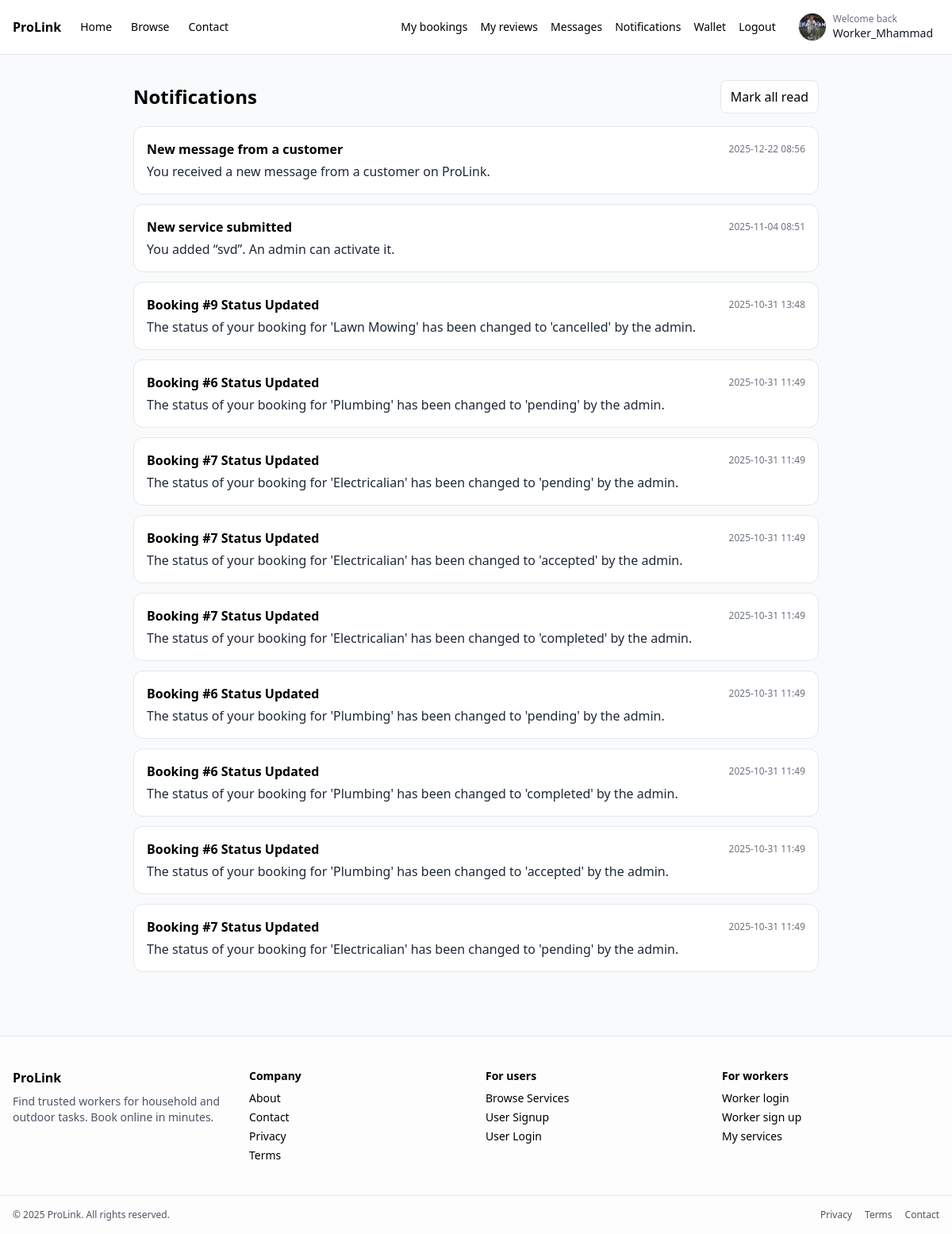
The app's page /worker/notifications.php (signed in) with its own data.
### tables this page shows
CREATE TABLE `workers` (
  `worker_id` int(11) NOT NULL,
  `full_name` varchar(100) NOT NULL,
  `email` varchar(100) NOT NULL,
  `password` varchar(255) NOT NULL,
  `phone` varchar(20) DEFAULT NULL,
  `skill_category` varchar(100) DEFAULT NULL,
  `hourly_rate` decimal(10,2) DEFAULT NULL,
  `bio` text DEFAULT NULL,
  `rating` float DEFAULT 0,
  `created_at` timestamp NOT NULL DEFAULT current_timestamp(),
  `status` enum('active','inactive') DEFAULT 'active',
  `profile_image` varchar(255) DEFAULT NULL
);

CREATE TABLE `notifications` (
  `notification_id` int(11) NOT NULL,
  `recipient_role` enum('user','worker','admin') NOT NULL,
  `recipient_id` int(11) NOT NULL,
  `title` varchar(255) NOT NULL,
  `message` text NOT NULL,
  `is_read` tinyint(1) DEFAULT 0,
  `created_at` timestamp NOT NULL DEFAULT current_timestamp()
);

### worker/notifications.php (the view, shortened to what this page needs)
<?php
$root = dirname(__DIR__);
$worker_id = (int)$_SESSION['worker_id'];
$st = $conn->prepare('
    SELECT notification_id, title, message, is_read, created_at
    FROM notifications
    WHERE recipient_role = "worker" AND recipient_id = ?
    ORDER BY created_at DESC, notification_id DESC
    LIMIT 200
');
$st->bind_param('i', $worker_id);
$st->execute();
$res = $st->get_result();
$rows = [];
while ($r = $res->fetch_assoc()) { $rows[] = $r; }
function h($s){ return htmlspecialchars($s ?? '', ENT_QUOTES, 'UTF-8'); }
?>
<!DOCTYPE html>
<html lang="en">
<head>
  <script src="https://cdn.tailwindcss.com"></script>
</head>
<body class="bg-gray-50 min-h-screen">
  <?php include $root . '/partials/navbar.php'; ?>
  <div class="max-w-4xl mx-auto px-4 py-8">
    <div class="flex items-center justify-between mb-4">
      <h1 class="text-2xl font-bold">Notifications</h1>
      <form method="post">
        <button class="px-3 py-2 border rounded-lg bg-white hover:bg-gray-50" type="submit">Mark all read</button>
      </form>
    </div>
    <?php if (empty($rows)): ?>
      <div class="bg-white border rounded-xl p-6 text-gray-600">No notifications yet.</div>
    <?php else: ?>
      <div class="space-y-3">
        <?php foreach ($rows as $n): ?>
          <div class="bg-white rounded-xl border p-4 <?= $n['is_read'] ? '' : 'border-blue-300' ?>">
            <div class="flex items-center justify-between">
              <h3 class="font-semibold"><?= h($n['title']) ?></h3>
              <div class="text-xs text-gray-500"><?= h(date('Y-m-d H:i', strtotime($n['created_at']))) ?></div>
            </div>
            <p class="text-gray-800 mt-1"><?= nl2br(h($n['message'])) ?></p>
          </div>
        <?php endforeach; ?>
      </div>
    <?php endif; ?>
  </div>
  <?php include $root . '/partials/footer.php'; ?>
</body>
</html>

### partials/navbar.php (shortened to what this page needs)
<?php
$root = dirname(__DIR__);
$baseUrl = defined('BASE_URL') ? rtrim((string)BASE_URL, '/') : '/Prolink';
if (!function_exists('initials_from_name')) {
  function initials_from_name(string $name): string {
    $name = trim(str_replace('_', ' ', $name));
    $parts = preg_split('/\s+/', $name);
    $ini = '';
    foreach ($parts as $p) {
      $p = trim($p);
      $ini .= function_exists('mb_substr') ? mb_strtoupper(mb_substr($p, 0, 1)) : strtoupper(substr($p, 0, 1));
      $len = function_exists('mb_strlen') ? mb_strlen($ini) : strlen($ini);
      if ($len >= 2) break;
    }
    return $ini !== '' ? $ini : 'U';
  }
}
if (!function_exists('prolink_profile_image_from_db')) {
  function prolink_profile_image_from_db(?string $relPath, string $baseUrl, string $root): ?string {
    $relPath = trim((string)$relPath);
    $relPath = ltrim($relPath, '/');
    $fs = $root . '/' . $relPath;
    return $baseUrl . '/' . $relPath . '?v=' . @filemtime($fs);
  }
}
?>
<nav class="bg-white border-b">
  <div class="max-w-7xl mx-auto px-4 py-3 flex items-center justify-between">
    <div class="flex items-center gap-6">
      <a href="<?= h($baseUrl) ?>/" class="font-bold">ProLink</a>
      <a href="<?= h($baseUrl) ?>/" class="text-sm">Home</a>
      <a href="<?= h($baseUrl) ?>/browse.php" class="text-sm">Browse</a>
      <a href="<?= h($baseUrl) ?>/pages/contact.php" class="text-sm">Contact</a>
    </div>
    <div class="flex items-center gap-4">
      <?php if (!empty($_SESSION['user_id'])): ?>
        <?php
          $uid = (int)$_SESSION['user_id'];
          $displayName = 'User';
          $profileImageRel = null;
          $hasImgCol = (function_exists('col_exists') && isset($conn) && ($conn instanceof mysqli))
            ? col_exists($conn, 'users', 'profile_image')
            : false;
          if (isset($conn) && ($conn instanceof mysqli)) {
            if ($hasImgCol) {
              $st = @$conn->prepare('SELECT full_name, profile_image FROM users WHERE user_id=? LIMIT 1');
            } else {
              $st = @$conn->prepare('SELECT full_name FROM users WHERE user_id=? LIMIT 1');
            }
            if ($st) {
              @$st->bind_param('i', $uid);
              @$st->execute();
              $res = @$st->get_result();
              $row = $res ? $res->fetch_assoc() : null;
              if (!empty($row['full_name'])) $displayName = (string)$row['full_name'];
              if ($hasImgCol && !empty($row['profile_image'])) $profileImageRel = (string)$row['profile_image'];
              @$st->close();
            }
          }
          $imgUrl = prolink_profile_image_from_db($profileImageRel, $baseUrl, $root);
          if (!$imgUrl) {
            $imgUrl = prolink_profile_image_legacy('user', $uid, $baseUrl, $root);
          }
          $initials = initials_from_name($displayName);
        ?>
        <a class="text-sm" href="<?= h($baseUrl) ?>/user/my-bookings.php">My bookings</a>
        <a class="text-sm" href="<?= h($baseUrl) ?>/user/user-messages.php">Messages</a>
        <a class="text-sm" href="<?= h($baseUrl) ?>/user/notifications.php">Notifications</a>
        <a class="text-sm" href="<?= h($baseUrl) ?>/user/wallet.php">Wallet</a>
        <a class="text-sm" href="<?= h($baseUrl) ?>/user/my-reviews.php">My reviews</a>
        <a class="text-sm" href="<?= h($baseUrl) ?>/auth/logout.php">Logout</a>
        <a href="<?= h($baseUrl) ?>/user/profile.php"
           class="flex items-center gap-2 ml-1 px-2 py-1 rounded-full hover:bg-gray-50"
           title="Edit profile">
          <?php if (!empty($imgUrl)): ?>
            <img src="<?= h($imgUrl) ?>" alt="Profile" class="w-9 h-9 rounded-full object-cover border" />
          <?php else: ?>
            <div class="w-9 h-9 rounded-full bg-blue-600 text-white flex items-center justify-center text-xs font-semibold">
              <?= h($initials) ?>
            </div>
          <?php endif; ?>
          <div class="hidden md:block leading-tight">
            <div class="text-xs text-gray-500">Welcome back</div>
            <div class="text-sm font-medium text-gray-900 max-w-[180px] truncate"><?= h($displayName) ?></div>
          </div>
        </a>
      <?php elseif (!empty($_SESSION['worker_id'])): ?>
        <?php
          $wid = (int)$_SESSION['worker_id'];
          $displayName = $_SESSION['worker_name'] ?? 'Worker';
          $profileImageRel = null;
          $hasImgCol = (function_exists('col_exists') && isset($conn) && ($conn instanceof mysqli))
            ? col_exists($conn, 'workers', 'profile_image')
            : false;
          if (isset($conn) && ($conn instanceof mysqli)) {
            if ($hasImgCol) {
              $st = @$conn->prepare('SELECT full_name, profile_image FROM workers WHERE worker_id=? LIMIT 1');
            } else {
              $st = @$conn->prepare('SELECT full_name FROM workers WHERE worker_id=? LIMIT 1');
            }
            if ($st) {
              @$st->bind_param('i', $wid);
              @$st->execute();
              $res = @$st->get_result();
              $row = $res ? $res->fetch_assoc() : null;
              if (!empty($row['full_name'])) $displayName = (string)$row['full_name'];
              if ($hasImgCol && !empty($row['profile_image'])) $profileImageRel = (string)$row['profile_image'];
            }
          }
          $imgUrl = prolink_profile_image_from_db($profileImageRel, $baseUrl, $root);
          $initials = initials_from_name((string)$displayName);
        ?>
        <a class="text-sm" href="<?= h($baseUrl) ?>/worker/bookings.php">My bookings</a>
        <a class="text-sm" href="<?= h($baseUrl) ?>/worker/reviews.php">My reviews</a>
        <a class="text-sm" href="<?= h($baseUrl) ?>/worker/messages.php">Messages</a>
        <a class="text-sm" href="<?= h($baseUrl) ?>/worker/notifications.php">Notifications</a>
        <a class="text-sm" href="<?= h($baseUrl) ?>/worker/wallet.php">Wallet</a>
        <a class="text-sm" href="<?= h($baseUrl) ?>/auth/logout.php">Logout</a>
        <a href="<?= h($baseUrl) ?>/worker/profile.php"
           class="flex items-center gap-2 ml-1 px-2 py-1 rounded-full hover:bg-gray-50"
           title="Edit profile">
          <?php if (!empty($imgUrl)): ?>
            <img src="<?= h($imgUrl) ?>" alt="Profile" class="w-9 h-9 rounded-full object-cover border" />
          <?php else: ?>
            <div class="w-9 h-9 rounded-full bg-blue-600 text-white flex items-center justify-center text-xs font-semibold">
              <?= h($initials) ?>
            </div>
          <?php endif; ?>
          <div class="hidden md:block leading-tight">
            <div class="text-xs text-gray-500">Welcome back</div>
            <div class="text-sm font-medium text-gray-900 max-w-[180px] truncate"><?= h((string)$displayName) ?></div>
          </div>
        </a>
      <?php elseif (!empty($_SESSION['admin_id'])): ?>
        <a class="text-sm" href="<?= h($baseUrl) ?>/admin/view-notifications.php">Notifications</a>
        <a class="text-sm" href="<?= h($baseUrl) ?>/auth/logout.php">Logout</a>
      <?php else: ?>
        <a class="text-sm" href="<?= h($baseUrl) ?>/auth/login.php">Login</a>
        <a class="text-sm bg-blue-600 text-white px-3 py-1 rounded" href="<?= h($baseUrl) ?>/auth/register.php">Sign up</a>
      <?php endif; ?>
    </div>
  </div>
</nav>

### records on screen
workers: profile_image (picture), full_name "Worker_Mhammad"
notifications: title "New message from a customer", created_at "2025-12-22 08:56", message "You received a new message from a customer on ProLink."
notifications: title "New service submitted", created_at "2025-11-04 08:51", message "You added “svd”. An admin can activate it."
notifications: title "Booking #9 Status Updated", created_at "2025-10-31 13:48", message "The status of your booking for 'Lawn Mowing' has been changed to 'cancelled' by the admin."
notifications: title "Booking #6 Status Updated", created_at "2025-10-31 11:49", message "The status of your booking for 'Plumbing' has been changed to 'pending' by the admin."
notifications: title "Booking #7 Status Updated", created_at "2025-10-31 11:49", message "The status of your booking for 'Electricalian' has been changed to 'pending' by the admin."
notifications: title "Booking #7 Status Updated", created_at "2025-10-31 11:49", message "The status of your booking for 'Electricalian' has been changed to 'accepted' by the admin."
notifications: title "Booking #7 Status Updated", created_at "2025-10-31 11:49", message "The status of your booking for 'Electricalian' has been changed to 'completed' by the admin."
notifications: title "Booking #6 Status Updated", created_at "2025-10-31 11:49", message "The status of your booking for 'Plumbing' has been changed to 'pending' by the admin."
notifications: title "Booking #6 Status Updated", created_at "2025-10-31 11:49", message "The status of your booking for 'Plumbing' has been changed to 'completed' by the admin."
notifications: title "Booking #6 Status Updated", created_at "2025-10-31 11:49", message "The status of your booking for 'Plumbing' has been changed to 'accepted' by the admin."
notifications: title "Booking #7 Status Updated", created_at "2025-10-31 11:49", message "The status of your booking for 'Electricalian' has been changed to 'pending' by the admin."
